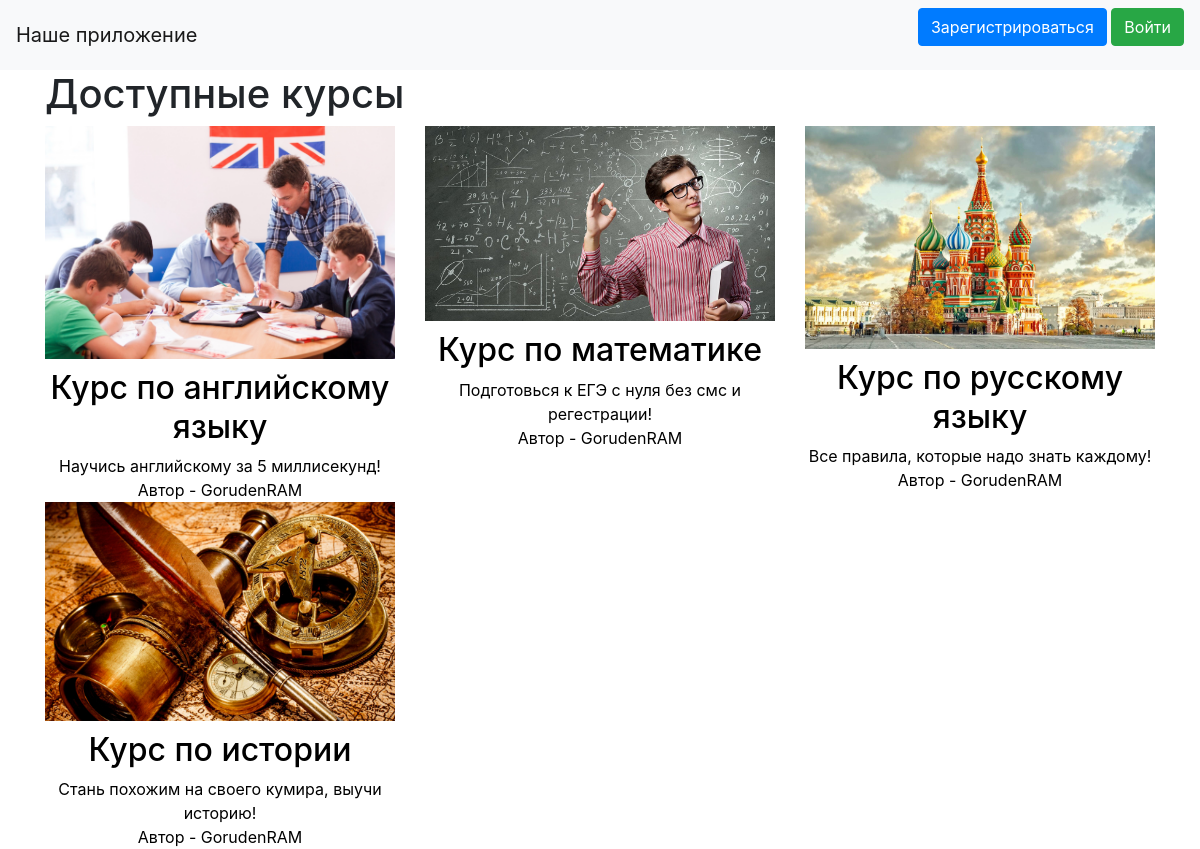
The page / on the database its author committed.
### data/courses.py (models this page shows)
class Course(SqlAlchemyBase):
    __tablename__ = 'courses'
    id = sqlalchemy.Column(sqlalchemy.Integer,
                           primary_key=True, autoincrement=True)
    title = sqlalchemy.Column(sqlalchemy.String)
    theme = sqlalchemy.Column(sqlalchemy.String)
    content = sqlalchemy.Column(sqlalchemy.String)
    created_date = sqlalchemy.Column(sqlalchemy.DateTime,
                                     default=datetime.datetime.now)
    is_private = sqlalchemy.Column(sqlalchemy.Boolean)
    user_id = sqlalchemy.Column(sqlalchemy.Integer,
                                sqlalchemy.ForeignKey("users.id"))
    img = sqlalchemy.Column(sqlalchemy.String)
    user = orm.relation('User')

### data/users.py (models this page shows, shortened)
class User(SqlAlchemyBase, UserMixin):
    __tablename__ = 'users'
    id = sqlalchemy.Column(sqlalchemy.Integer,
                           primary_key=True, autoincrement=True)
    name = sqlalchemy.Column(sqlalchemy.String)
    email = sqlalchemy.Column(sqlalchemy.String,
                              index=True, unique=True)
    hashed_password = sqlalchemy.Column(sqlalchemy.String)
    created_date = sqlalchemy.Column(sqlalchemy.DateTime,
                                     default=datetime.datetime.now)
    is_admin = sqlalchemy.Column(sqlalchemy.Boolean, default=0)
    test_results_json = sqlalchemy.Column(sqlalchemy.JSON, default={})
    last_chapters_json = sqlalchemy.Column(sqlalchemy.JSON, default={})

### main.py (the view)
@app.route("/")
def index():
    db_sess = db_session.create_session()
    if current_user.is_authenticated:
        courses = db_sess.query(Course).filter(
            (Course.user == current_user) | (Course.is_private != True))
    else:
        courses = db_sess.query(Course).filter(Course.is_private != True)
    return render_template("index.html", courses=courses)

### data/db_session.py (called while the page is built)
def create_session() -> Session:
    global __factory
    return __factory()

### templates/index.html
{% extends "base.html" %}
{% block content %}
<h1>Доступные курсы</h1>
<div class="row">
    <div class="col-md-12 curses">
        <div class="row">
    {% for item in courses %}
            <div class="col-md-4 curse">
                    <a class="course__wrapper" href="/course/{{item.id}}/0">
                    <img class="course__img" src={{item.img}} alt='Здесь должно быть изображение, но оно пропало'/>
                    <h2 class="course__title">{{item.title}}</h2>
                    <div class="course__content">
                        {{item.content}}
                    </div>
                    <div class="course__author">
                        Автор - {{item.user.name}}
                    </div>
                </a>
            </div>
    {% endfor %}
        </div>
    </div>
</div>
{% endblock %}

### templates/base.html (shortened to what this page needs)
<!doctype html>
<html lang="en">
<head>
    <link rel="stylesheet"
          href="https://stackpath.bootstrapcdn.com/bootstrap/4.4.1/css/bootstrap.min.css"
>
    <link rel="stylesheet" type="text/css" href="{{url_for('static', filename='css/style.css')}}" />
</head>
<body>
<header>
    <nav class="navbar navbar-light bg-light">
        <a class="navbar-brand" href="#">Наше приложение</a>
        {% if current_user.is_authenticated %}
    <a class="navbar-brand" href="/user">{{ current_user.name }}</a>
{% else %}
    <p>
        <a class="btn btn-primary " href="/register">Зарегистрироваться</a>
        <a class="btn btn-success" href="/login">Войти</a>
    </p>
{% endif %}
    </nav>
</header>
<main role="main" class="container">
    {% block content %}{% endblock %}
</main>
</body>
</html>

### static/css/style.css (style rules this page uses)
.course__wrapper { text-decoration: none; color: #000; text-align: center; }
.course__img { padding-bottom: 10px; max-width: 100%; }
.course__title { padding: 0px; }
.course__content { padding: 0px; }
.course__author { padding: 0px; }

### rows shown on the page
Course: img (picture), title "Курс по английскому языку", content "Научись английскому за 5 миллисекунд!", user.name "GorudenRAM"
Course: img (picture), title "Курс по математике", content "Подготовься к ЕГЭ с нуля без смс и регестрации!", user.name "GorudenRAM"
Course: img (picture), title "Курс по русскому языку", content "Все правила, которые надо знать каждому!", user.name "GorudenRAM"
Course: img (picture), title "Курс по истории", content "Стань похожим на своего кумира, выучи историю!", user.name "GorudenRAM"
